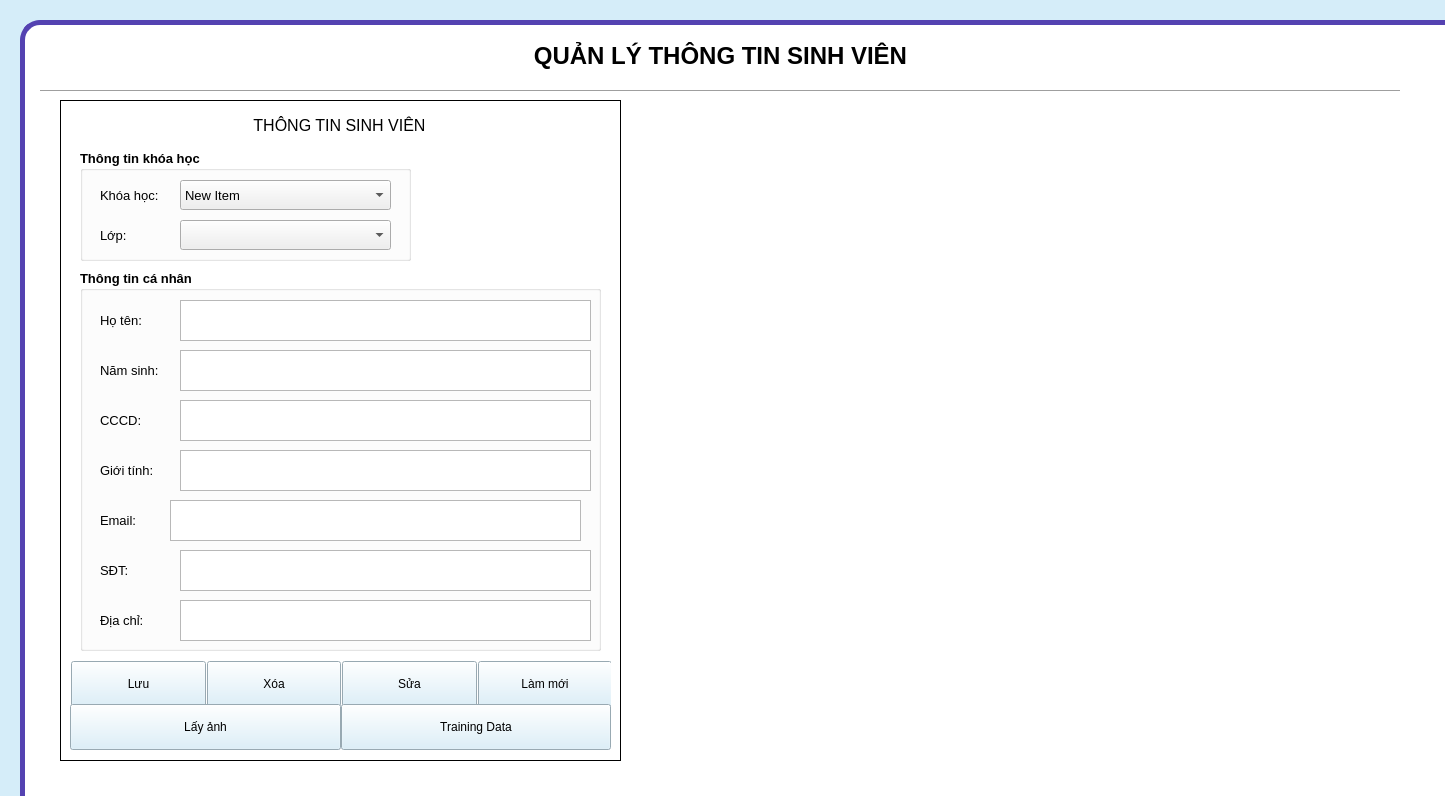
<?xml version="1.0" encoding="UTF-8"?>
<ui version="4.0">
 <class>student</class>
 <widget class="QMainWindow" name="student">
  <property name="geometry">
   <rect>
    <x>0</x>
    <y>0</y>
    <width>1445</width>
    <height>796</height>
   </rect>
  </property>
  <property name="windowTitle">
   <string>MainWindow</string>
  </property>
  <property name="styleSheet">
   <string notr="true">#centralwidget{
	background-color: #D5EDF9
}
#centralwidget #widgetmain{
	background-color: white;
	border-radius: 20px;
	border: 5px solid #5442B1;
}
</string>
  </property>
  <widget class="QWidget" name="centralwidget">
   <widget class="QWidget" name="widgetmain" native="true">
    <property name="geometry">
     <rect>
      <x>20</x>
      <y>20</y>
      <width>1445</width>
      <height>796</height>
     </rect>
    </property>
    <widget class="QLabel" name="lb_main">
     <property name="geometry">
      <rect>
       <x>10</x>
       <y>10</y>
       <width>1381</width>
       <height>51</height>
      </rect>
     </property>
     <property name="font">
      <font>
       <pointsize>18</pointsize>
       <bold>true</bold>
      </font>
     </property>
     <property name="text">
      <string>QUẢN LÝ THÔNG TIN SINH VIÊN</string>
     </property>
     <property name="alignment">
      <set>Qt::AlignCenter</set>
     </property>
    </widget>
    <widget class="Line" name="line">
     <property name="geometry">
      <rect>
       <x>20</x>
       <y>70</y>
       <width>1360</width>
       <height>3</height>
      </rect>
     </property>
     <property name="orientation">
      <enum>Qt::Horizontal</enum>
     </property>
    </widget>
    <widget class="QFrame" name="frame">
     <property name="geometry">
      <rect>
       <x>40</x>
       <y>80</y>
       <width>561</width>
       <height>661</height>
      </rect>
     </property>
     <property name="styleSheet">
      <string notr="true">#frame{
	border: 1px solid black
}
QPushButton{
	padding: 15px 5px;
	background-color: #D5EDF9;
}
#gridLayout{
	border: 1px solid black;
}
</string>
     </property>
     <property name="frameShape">
      <enum>QFrame::StyledPanel</enum>
     </property>
     <property name="frameShadow">
      <enum>QFrame::Raised</enum>
     </property>
     <widget class="QGroupBox" name="grbx_canhan">
      <property name="geometry">
       <rect>
        <x>20</x>
        <y>170</y>
        <width>521</width>
        <height>381</height>
       </rect>
      </property>
      <property name="font">
       <font>
        <pointsize>10</pointsize>
        <bold>true</bold>
       </font>
      </property>
      <property name="title">
       <string>Thông tin cá nhân</string>
      </property>
      <widget class="QLabel" name="lb_hoten">
       <property name="geometry">
        <rect>
         <x>20</x>
         <y>30</y>
         <width>71</width>
         <height>41</height>
        </rect>
       </property>
       <property name="font">
        <font>
         <pointsize>10</pointsize>
        </font>
       </property>
       <property name="text">
        <string>Họ tên:</string>
       </property>
      </widget>
      <widget class="QLabel" name="lb_namsinh">
       <property name="geometry">
        <rect>
         <x>20</x>
         <y>80</y>
         <width>90</width>
         <height>41</height>
        </rect>
       </property>
       <property name="font">
        <font>
         <pointsize>10</pointsize>
        </font>
       </property>
       <property name="text">
        <string>Năm sinh:</string>
       </property>
      </widget>
      <widget class="QLabel" name="lb_cccd">
       <property name="geometry">
        <rect>
         <x>20</x>
         <y>130</y>
         <width>57</width>
         <height>41</height>
        </rect>
       </property>
       <property name="font">
        <font>
         <pointsize>10</pointsize>
        </font>
       </property>
       <property name="text">
        <string>CCCD:</string>
       </property>
      </widget>
      <widget class="QLabel" name="lb_gioitinh">
       <property name="geometry">
        <rect>
         <x>20</x>
         <y>180</y>
         <width>81</width>
         <height>41</height>
        </rect>
       </property>
       <property name="font">
        <font>
         <pointsize>10</pointsize>
        </font>
       </property>
       <property name="text">
        <string>Giới tính:</string>
       </property>
      </widget>
      <widget class="QLabel" name="lb_email">
       <property name="geometry">
        <rect>
         <x>20</x>
         <y>230</y>
         <width>56</width>
         <height>41</height>
        </rect>
       </property>
       <property name="font">
        <font>
         <pointsize>10</pointsize>
        </font>
       </property>
       <property name="text">
        <string>Email:</string>
       </property>
      </widget>
      <widget class="QLabel" name="lb_sdt">
       <property name="geometry">
        <rect>
         <x>20</x>
         <y>280</y>
         <width>44</width>
         <height>41</height>
        </rect>
       </property>
       <property name="font">
        <font>
         <pointsize>10</pointsize>
        </font>
       </property>
       <property name="text">
        <string>SĐT:</string>
       </property>
      </widget>
      <widget class="QTextEdit" name="txt_hoten">
       <property name="geometry">
        <rect>
         <x>100</x>
         <y>30</y>
         <width>411</width>
         <height>41</height>
        </rect>
       </property>
       <property name="font">
        <font>
         <pointsize>10</pointsize>
        </font>
       </property>
      </widget>
      <widget class="QTextEdit" name="txt_namsinh">
       <property name="geometry">
        <rect>
         <x>100</x>
         <y>80</y>
         <width>411</width>
         <height>41</height>
        </rect>
       </property>
       <property name="font">
        <font>
         <pointsize>10</pointsize>
        </font>
       </property>
      </widget>
      <widget class="QTextEdit" name="txt_cccd">
       <property name="geometry">
        <rect>
         <x>100</x>
         <y>130</y>
         <width>411</width>
         <height>41</height>
        </rect>
       </property>
       <property name="font">
        <font>
         <pointsize>10</pointsize>
        </font>
       </property>
      </widget>
      <widget class="QTextEdit" name="txt_gioitinh">
       <property name="geometry">
        <rect>
         <x>100</x>
         <y>180</y>
         <width>411</width>
         <height>41</height>
        </rect>
       </property>
       <property name="font">
        <font>
         <pointsize>10</pointsize>
        </font>
       </property>
      </widget>
      <widget class="QTextEdit" name="txt_email">
       <property name="geometry">
        <rect>
         <x>90</x>
         <y>230</y>
         <width>411</width>
         <height>41</height>
        </rect>
       </property>
       <property name="font">
        <font>
         <pointsize>10</pointsize>
        </font>
       </property>
      </widget>
      <widget class="QTextEdit" name="txt_sdt">
       <property name="geometry">
        <rect>
         <x>100</x>
         <y>280</y>
         <width>411</width>
         <height>41</height>
        </rect>
       </property>
       <property name="font">
        <font>
         <pointsize>10</pointsize>
        </font>
       </property>
      </widget>
      <widget class="QLabel" name="lb_diachi">
       <property name="geometry">
        <rect>
         <x>20</x>
         <y>330</y>
         <width>71</width>
         <height>41</height>
        </rect>
       </property>
       <property name="font">
        <font>
         <pointsize>10</pointsize>
        </font>
       </property>
       <property name="text">
        <string>Địa chỉ:</string>
       </property>
      </widget>
      <widget class="QTextEdit" name="txt_diachi">
       <property name="geometry">
        <rect>
         <x>100</x>
         <y>330</y>
         <width>411</width>
         <height>41</height>
        </rect>
       </property>
       <property name="font">
        <font>
         <pointsize>10</pointsize>
        </font>
       </property>
      </widget>
     </widget>
     <widget class="QGroupBox" name="grbx_khoahoc">
      <property name="geometry">
       <rect>
        <x>20</x>
        <y>50</y>
        <width>331</width>
        <height>111</height>
       </rect>
      </property>
      <property name="font">
       <font>
        <pointsize>10</pointsize>
        <bold>true</bold>
       </font>
      </property>
      <property name="title">
       <string>Thông tin khóa học</string>
      </property>
      <widget class="QLabel" name="lb_khoahoc">
       <property name="geometry">
        <rect>
         <x>20</x>
         <y>30</y>
         <width>89</width>
         <height>31</height>
        </rect>
       </property>
       <property name="font">
        <font>
         <pointsize>10</pointsize>
        </font>
       </property>
       <property name="text">
        <string>Khóa học:</string>
       </property>
      </widget>
      <widget class="QComboBox" name="cbx_khoahoc">
       <property name="geometry">
        <rect>
         <x>100</x>
         <y>30</y>
         <width>211</width>
         <height>30</height>
        </rect>
       </property>
       <property name="font">
        <font>
         <pointsize>10</pointsize>
        </font>
       </property>
       <item>
        <property name="text">
         <string>New Item</string>
        </property>
       </item>
      </widget>
      <widget class="QComboBox" name="cbx_lop">
       <property name="geometry">
        <rect>
         <x>100</x>
         <y>70</y>
         <width>211</width>
         <height>30</height>
        </rect>
       </property>
       <property name="font">
        <font>
         <pointsize>10</pointsize>
        </font>
       </property>
      </widget>
      <widget class="QLabel" name="lb_lop">
       <property name="geometry">
        <rect>
         <x>20</x>
         <y>70</y>
         <width>51</width>
         <height>31</height>
        </rect>
       </property>
       <property name="font">
        <font>
         <pointsize>10</pointsize>
        </font>
       </property>
       <property name="text">
        <string>Lớp:</string>
       </property>
      </widget>
     </widget>
     <widget class="QLabel" name="lb_thongtin">
      <property name="geometry">
       <rect>
        <x>4</x>
        <y>10</y>
        <width>551</width>
        <height>31</height>
       </rect>
      </property>
      <property name="font">
       <font>
        <pointsize>12</pointsize>
       </font>
      </property>
      <property name="text">
       <string>THÔNG TIN SINH VIÊN</string>
      </property>
      <property name="alignment">
       <set>Qt::AlignCenter</set>
      </property>
     </widget>
     <widget class="QFrame" name="gridBtn">
      <property name="geometry">
       <rect>
        <x>10</x>
        <y>550</y>
        <width>541</width>
        <height>118</height>
       </rect>
      </property>
      <widget class="QWidget" name="layoutWidget">
       <property name="geometry">
        <rect>
         <x>1</x>
         <y>7</y>
         <width>541</width>
         <height>54</height>
        </rect>
       </property>
       <layout class="QGridLayout" name="gridLayout">
        <property name="horizontalSpacing">
         <number>1</number>
        </property>
        <property name="verticalSpacing">
         <number>0</number>
        </property>
        <item row="0" column="0">
         <widget class="QPushButton" name="btn_luu">
          <property name="text">
           <string>Lưu</string>
          </property>
          <property name="flat">
           <bool>false</bool>
          </property>
         </widget>
        </item>
        <item row="0" column="1">
         <widget class="QPushButton" name="btn_xoa">
          <property name="text">
           <string>Xóa</string>
          </property>
         </widget>
        </item>
        <item row="0" column="2">
         <widget class="QPushButton" name="btn_xoa_2">
          <property name="text">
           <string>Sửa</string>
          </property>
         </widget>
        </item>
        <item row="0" column="3">
         <widget class="QPushButton" name="btn_reset">
          <property name="text">
           <string>Làm mới</string>
          </property>
         </widget>
        </item>
       </layout>
      </widget>
      <widget class="QWidget" name="layoutWidget">
       <property name="geometry">
        <rect>
         <x>0</x>
         <y>50</y>
         <width>541</width>
         <height>54</height>
        </rect>
       </property>
       <layout class="QGridLayout" name="gridLayout_2">
        <property name="spacing">
         <number>0</number>
        </property>
        <item row="0" column="0">
         <widget class="QPushButton" name="btn_luu_2">
          <property name="text">
           <string>Lấy ảnh</string>
          </property>
         </widget>
        </item>
        <item row="0" column="1">
         <widget class="QPushButton" name="btn_reset_2">
          <property name="text">
           <string>Training Data</string>
          </property>
         </widget>
        </item>
       </layout>
      </widget>
     </widget>
    </widget>
   </widget>
  </widget>
 </widget>
 <resources/>
 <connections/>
</ui>
